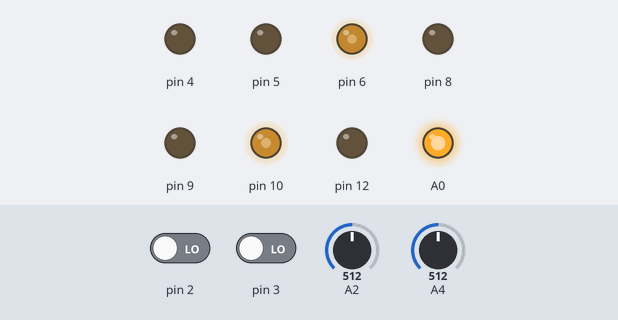
A sketch run on a simulated Arduino Uno, built with avr-gcc and run on an emulated ATmega328P. Shown: output pins drawn as LEDs (lit = HIGH). Inputs (shaded band) come from the test bench; at power-on: A2 = 512, A4 = 512, pin 2 LOW, pin 3 LOW.

Above: at 1.45 s.
1.5 s: A2 set to 534
At 2.1 s:
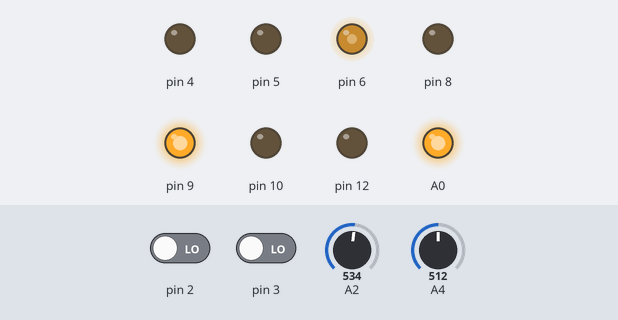
3.0 s: A2 set to 511
At 3.2 s:
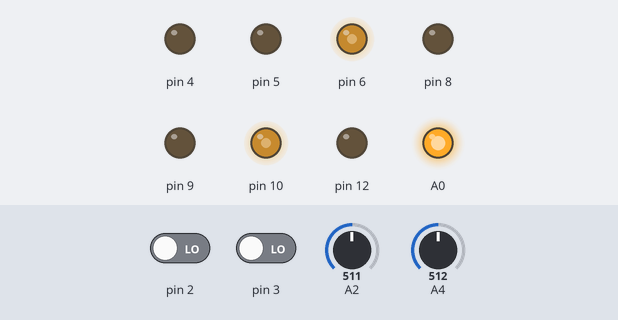
6.0 s: A4 set to 306
At 7.2 s:
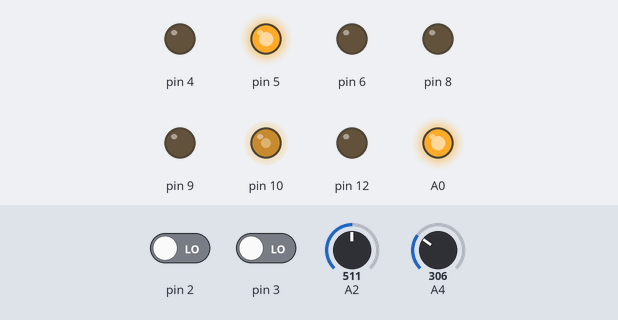
9.0 s: A2 set to 716
At 9.15 s:
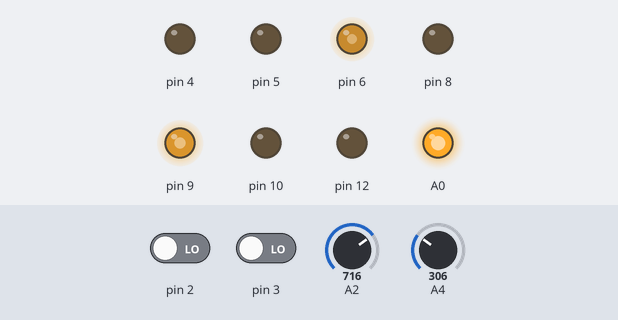
10.8 s: A4 set to 50
12.3 s: A4 set to 42
Timing chart, 0 to 14.8 s (numbered marks = the images above; inputs shaded):
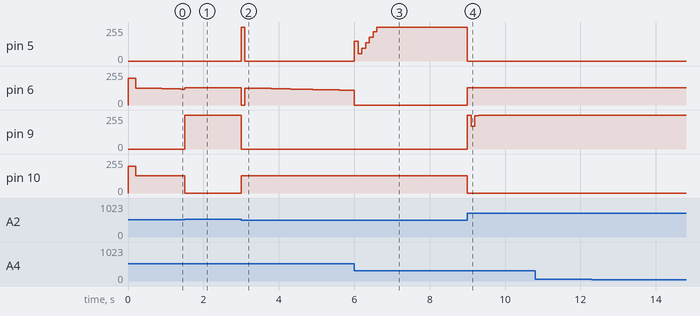

The sketch:

FredMcQueen.ino
```cpp
#include "Fred.hpp"

Fred* marquinhos;

void setup()
{
    marquinhos = new Fred(
        6, 5, 10, 9, // Motores
        2, 0, 3, 0, // Encoders
        4, 7, 8, 11, 12, 13, // Ultrassons
        A0, A1, A5, A2, A3, A4 // Seguidor de linha
    );

    attachInterrupt(digitalPinToInterrupt(2), atualizaPulsosL, CHANGE);
    attachInterrupt(digitalPinToInterrupt(3), atualizaPulsosR, CHANGE);
}

void loop()
{
    marquinhos->katchau();
}

void atualizaPulsosL()
{
    marquinhos->updateEncoderPulses('l');
}
void atualizaPulsosR()
{
    marquinhos->updateEncoderPulses('r');
}
```

Fred.cpp
```cpp
#include "Fred.hpp"

void Fred::katchau()
{
    static unsigned int previousTime = 0;

    // lineFollower->test();

    // followWallPID();
    followLinePID();
    // motorsController(0.5, 0.5);

    // if (lineFollower->online())
    // {
    //     int sideSignal = lineFollower->readSideSignals();
    //     static int sideCounter = 0;

    //     switch(sideSignal)
    //     {
    //         case 1:
    //             if (sideCounter == 0) {
    //                 turnOnLine('l');
    //                 sideCounter++;
    //             } else {
    //                 followLinePID();
    //             }
    //             break;
    //         case -1:
    //             if (sideCounter == 0) {
    //                 turnOnLine('r');
    //                 sideCounter++;
    //             } else {
    //                 followLinePID();
    //             }
    //             break;
    //         default:
    //             followLinePID();
    //             break;
    //     }
    // }
    // else
    // {
    //     Serial.print("Seguir parede... ");
    //     Serial.println(previousTime);
    //     followWallPID();
    // }

    do { } while (millis() - previousTime < Fred::SMP_TIME);
    previousTime = millis();
}

void Fred::followLinePID()
{
    static int recorder = 0;
    static int previousError;
    float auxSignal = 0;

    // Esquerda - Erro positivo
    // Direita - Erro negativo

    float lineSignal = lineFollower->readSensingSignals();
    float error = 0 - lineSignal;

    if (previousError > 0 && error < 0 || previousError < 0 && error > 0) {
        recorder = 0;
    }

    float controlSignal = error * 1.8 + recorder * 0.6 + (error - previousError) * 2;

    recorder += error;
    previousError = error;

    if (controlSignal > 0)
    {
        this->motorL->onoff(130);
        this->motorR->onoff(130 - controlSignal);
    }
    else
    {
        this->motorL->onoff(130 + controlSignal);
        this->motorR->onoff(130);
    }
}

void Fred::turnOnLine(char side)
{
    static int turnBaseTime = millis();

    Serial.println("Virando...");
    switch(side)
    {
        case 'l':
            motorL->onoff(0);
            motorR->onoff(150);
            delay(200);
            while (!lineFollower->online())
            {
                motorL->onoff(0);
                motorR->onoff(140);
            }
            break;
        case 'r':
            motorL->onoff(150);
            motorR->onoff(-70);
            delay(200);
            while(!lineFollower->online())
            {
                motorL->onoff(140);
                motorR->onoff(-70);
            }
            break;
    }

    if (millis() - turnBaseTime < 100)
        motorsController(0.4, 0.4);
}

void Fred::followWallPID()
{
    lineFollower->disable();
    static float recorder = 0;
    static float previousError = 0;
    float distanceR = ultrassomR->distance();
    float distanceM = ultrassomM->distance();


    if (distanceR < 35 && distanceR != 0)
    {
        float error = 12 - distanceR;

        if (error > 0 && previousError < 0 || error < 0 && previousError > 0)
            recorder = 0;

        float controlSignal = error * 20 + recorder * 1.5 + (error - previousError) * 20;
        recorder += error;
        previousError = error;


        if (controlSignal > 0)
        {
            motorL->onoff(170 - controlSignal);
            motorR->onoff(170);
        }
        else
        {
            motorL->onoff(170);
            motorR->onoff(170 + controlSignal);
        }
    }
    else
    {
        turnOnMaze();
    }
}

void Fred::turnOnMaze()
{
    while (ultrassomR->distance() > 35 || ultrassomR->distance() == 0)
    {
        motorL->onoff(255);
        motorR->onoff(70);
    }
    // if (ultrassomR->distance() > 35 || ultrassomR->distance() == 0)
    // {
    //     while (ultrassomR->distance() > 35 || ultrassomR->distance() == 0)
    //     {
    //         motorL->onoff(255);
    //         motorR->onoff(70);
    //     }
    // }
    // else
    // {
    //     while (ultrassomM->distance() < 40 && ultrassomM->distance() != 0)
    //     {
    //         motorL->onoff(70);
    //         motorR->onoff(255);
    //     }
    // }
}

void Fred::motorsController(float referenceL, float referenceR)
{
    // tmp
    // float velL = encoderL->getVelocity(Fred::SMP_TIME);
    // float velR = encoderR->getVelocity(Fred::SMP_TIME);
    // float controlSignalL = (referenceL - velL) * 10000;
    // float controlSignalR = (referenceR - velR) * 10000;
    // endtmp

    float controlSignalL = (referenceL - encoderL->getVelocity(Fred::SMP_TIME)) * 255;
    float controlSignalR = (referenceR - encoderR->getVelocity(Fred::SMP_TIME)) * 255;

    // Serial.print(velL);
    // Serial.print("\t");
    // Serial.print(velR);
    // Serial.print("\t");
    // Serial.print(controlSignalL);
    // Serial.print("\t");
    // Serial.println(controlSignalR);

    motorL->onoff(controlSignalL);
    motorR->onoff(controlSignalR);
}

void Fred::updateEncoderPulses(char side)
{
    switch(side)
    {
        case 'l':
            this->encoderL->updatePulses();
            break;
        case 'r':
            this->encoderR->updatePulses();
            break;
    }
}

Fred::Fred(
    int pinAMotorL, int pinBMotorL,
    int pinAMotorR, int pinBMotorR,

    int pinCLKEncL, int pinDTEncL,
    int pinCLKEncR, int pinDTEncR,

    int pinTrigUltrasonicL, int pinEchoUltrasonicL,
    int pinTrigUltrasonicM, int pinEchoUltrasonicM,
    int pinTrigUltrasonicR, int pinEchoUltrasonicR,

    int pinEnableLF,
    int pinLogicLeftLF, int pinLogicRightLF,
    int pinControlLeftLF, int pinControlMiddleLF, int pinControlRightLF
) {
    this->motorL = new Motor(pinAMotorL, pinBMotorL);
    this->motorR = new Motor(pinAMotorR, pinBMotorR);
    this->encoderL = new Encoder(pinCLKEncL, pinDTEncL);
    this->encoderR = new Encoder(pinCLKEncR, pinDTEncR);

    this->ultrassomL = new Ultrasonic(pinTrigUltrasonicL, pinEchoUltrasonicL);
    this->ultrassomM = new Ultrasonic(pinTrigUltrasonicM, pinEchoUltrasonicM);
    this->ultrassomR = new Ultrasonic(pinTrigUltrasonicR, pinEchoUltrasonicR);

    this->lineFollower = new LineFollower(
        pinEnableLF,
        pinLogicLeftLF, pinLogicRightLF,
        pinControlLeftLF, pinControlMiddleLF, pinControlRightLF
    );

    Serial.begin(9600);

    this->lineFollower->enable();
    motorL->onoff(200);
    motorR->onoff(200);
    delay(200);
    motorL->onoff(0);
    motorR->onoff(0);
}
```

Fred.hpp
```cpp
#ifndef _FRED_HPP_
#define _FRED_HPP_

#include "Arduino.h"
#include "lib/Motor.hpp"
#include "lib/Encoder.hpp"
#include "lib/Ultrasonic.hpp"
#include "lib/LineFollower.hpp"


class Fred
{
private:
    const unsigned int SMP_TIME = 100; // Tempo de amostragem padrão

    /**
     * Componentes do carrinho...
     */
    Motor* motorL;
    Motor* motorR;
    Encoder* encoderL;
    Encoder* encoderR;
    Ultrasonic* ultrassomL;
    Ultrasonic* ultrassomM;
    Ultrasonic* ultrassomR;
    LineFollower* lineFollower;


    void motorsController(float referenceL, float referenceR);
    void turnOnLine(char side);
    void turnOnMaze();
public:
    Fred(
        // Motores
        int pinAMotorL, int pinBMotorL,
        int pinAMotorR, int pinBMotorR,

        // Encoders
        int pinCLKEncL, int pinDTEncL,
        int pinCLKEncR, int pinDTEncR,

        // Sensores ultrassom
        int pinTrigUltrassomL, int pinEchoUltrassomL,
        int pinTrigUltrassomM, int pinEchoUltrassomM,
        int pinTrigUltrassomR, int pinEchoUltrassomR,

        // Seguidor de linha
        int pinEnableLF,
        int pinLogicLeftLF, int pinLogicRightLF,
        int pinControlLeftLF, int pinControlMiddleLF, int pinControlRightLF
    );


    void updateEncoderPulses(char side);    // Atualiza quantidade de pulsos do encoder
    void katchau();                            // Trata todo o movimento do carrinho

    void followLinePID();                      // Segue linha
    void followWallPID();             // Segue parede
};

#endif
```

Encoder.cpp
```cpp
#include "../lib/Encoder.hpp"

float Encoder::getVelocity(int timeInterval)
{
    float vel = pulses * Encoder::_wheelsPerimeter / Encoder::_revolutionInterval / timeInterval;
    this->pulses = 0;
    return vel;
}

void Encoder::reset()
{
    this->pulses = 0;
}

void Encoder::updatePulses()
{
    this->pulses++;
    // if (digitalRead(this->pinCLK) == HIGH) {
    //     if (digitalRead(this->pinDT) == LOW) {
    //         this->pulses--;
    //     } else {
    //         this->pulses++;
    //     }
    // } else {
    //     if (digitalRead(this->pinDT) == LOW) {
    //         this->pulses++;
    //     } else {
    //         this->pulses--;
    //     }
    // }
}

Encoder::Encoder(int pinCLK, int pinDT)
{
    this->pinCLK = pinCLK;
    this->pinDT = pinDT;

    pinMode(this->pinCLK, INPUT);
    pinMode(this->pinDT, INPUT);

    this->pulses = 0;
}
```

LineFollower.cpp
```cpp
#include "../lib/LineFollower.hpp"

bool LineFollower::online()
{
    sensingSignals[1] = (analogRead(controlPinM) - minValues[2]) * 100 / (maxValues[2] - minValues[2]);

    if (sensingSignals[1] > 40)
        return true;

    return false;
}

int LineFollower::readSensingSignals()
{
    sensingSignals[0] = (analogRead(controlPinL) - minValues[1]) * 100 / (maxValues[1] - minValues[1]);
    sensingSignals[2] = (analogRead(controlPinR) - minValues[3]) * 100 / (maxValues[3] - minValues[3]);

    return sensingSignals[0] - sensingSignals[2];
}

int LineFollower::readSideSignals()
{
    sideSignals[0] = (analogRead(logicPinL) - minValues[0]) * 100 / (maxValues[0] - minValues[0]);
    sideSignals[1] = (analogRead(logicPinR) - minValues[4]) * 100 / (maxValues[4] - minValues[4]);

    if (sideSignals[0] > 70)
        return 1;
    else if (sideSignals[1] > 70)
        return -1;
    else
        return 0;
}

void LineFollower::enable()
{
    digitalWrite(enablePin, HIGH);
}

void LineFollower::disable()
{
    digitalWrite(enablePin, LOW);
    delay(1);
}

LineFollower::LineFollower(
    int enablePin,
    int logicPinL, int logicPinR,
    int controlPinL, int controlPinM, int controlPinR
) {
    this->enablePin = enablePin;
    this->logicPinL = logicPinL;
    this->logicPinR = logicPinR;
    this->controlPinL = controlPinL;
    this->controlPinM = controlPinM;
    this->controlPinR = controlPinR;

    pinMode(this->enablePin, OUTPUT);
    pinMode(this->logicPinL, INPUT);
    pinMode(this->logicPinR, INPUT);
    pinMode(this->controlPinL, INPUT);
    pinMode(this->controlPinM, INPUT);
    pinMode(this->controlPinR, INPUT);

    /* Calibração temporaria */

    minValues[0] = 486;
    minValues[1] = 520;
    minValues[2] = 483;
    minValues[3] = 524;
    minValues[4] = 502;

    maxValues[0] = 790;
    maxValues[1] = 852;
    maxValues[2] = 815;
    maxValues[3] = 827;
    maxValues[4] = 827;
}


void LineFollower::test()
{
    Serial.print("LDRs: ");
    Serial.print(analogRead(logicPinL));
    Serial.print("  | ");
    Serial.print(analogRead(controlPinL));
    Serial.print(" | ");
    Serial.print(analogRead(controlPinM));
    Serial.print(" | ");
    Serial.print(analogRead(controlPinR));
    Serial.print(" |  ");
    Serial.print(analogRead(logicPinR));
    // Serial.println();
}
```

Motor.cpp
```cpp
#include "../lib/Motor.hpp"


void Motor::onoff(int targetVelocity)
{
    if (targetVelocity > 255) targetVelocity =  255;
    if (targetVelocity < -255) targetVelocity =  -255;

    if (targetVelocity > 0)
    {
        analogWrite(this->pinA, targetVelocity);
        analogWrite(this->pinB, 0);
    }
    else
    {
        analogWrite(this->pinA, 0);
        analogWrite(this->pinB, -targetVelocity);
    }

    // Serial.print(" Velocidade em pwm: ");
    // Serial.print(targetVelocity);
}

Motor::Motor(int pinA, int pinB)
{
    this->pinA = pinA;
    this->pinB = pinB;

    pinMode(this->pinA, OUTPUT);
    pinMode(this->pinB, OUTPUT);
}
```

Ultrasonic.cpp
```cpp
#include "../lib/Ultrasonic.hpp"


float Ultrasonic::distance()
{
    digitalWrite(this->pinTrigger, LOW);
    delayMicroseconds(5);
    digitalWrite(this->pinTrigger, HIGH);
    delayMicroseconds(10);
    digitalWrite(this->pinTrigger, LOW);

    return pulseIn(this->pinEcho, HIGH) / 2 / 29.1;
}

Ultrasonic::Ultrasonic(int pinTrigger, int pinEcho)
{
    this->pinTrigger = pinTrigger;
    this->pinEcho = pinEcho;

    pinMode(this->pinTrigger, OUTPUT);
    pinMode(this->pinEcho, INPUT);
}
```

Measured:
- the behaviour switches between 516 and 517 on A2 (found by bisection; images 0 and 1)
- after the input at 1.5 s, pin 9: 0/255 → 255/255 at once; pin 10: 130/255 → 0/255 at once
- after the input at 3.0 s, pin 5: 0/255 → 255/255 at once, → 0/255 0.10 s later; pin 6: 130/255 → 0/255 at once, → 127/255 0.10 s later, → 126/255 0.20 s later, → 125/255 0.10 s later, … (19 changes in this stretch); pin 9: 255/255 → 0/255 at once; pin 10: 0/255 → 130/255 at once
- after the input at 6.0 s, pin 5: 0/255 → 148/255 at once, → 53/255 0.10 s later, → 95/255 0.10 s later, → 136/255 0.10 s later, … (7 changes in this stretch)
- after the input at 9.0 s, pin 5: 255/255 → 0/255 at once; pin 6: 0/255 → 130/255 at once; pin 9: 0/255 → 255/255 at once, → 172/255 0.10 s later, → 248/255 0.10 s later, → 255/255 0.10 s later; pin 10: 130/255 → 0/255 at once
- after the input at 10.8 s, every drawn part: stays the same
- after the input at 12.3 s, every drawn part: stays the same
